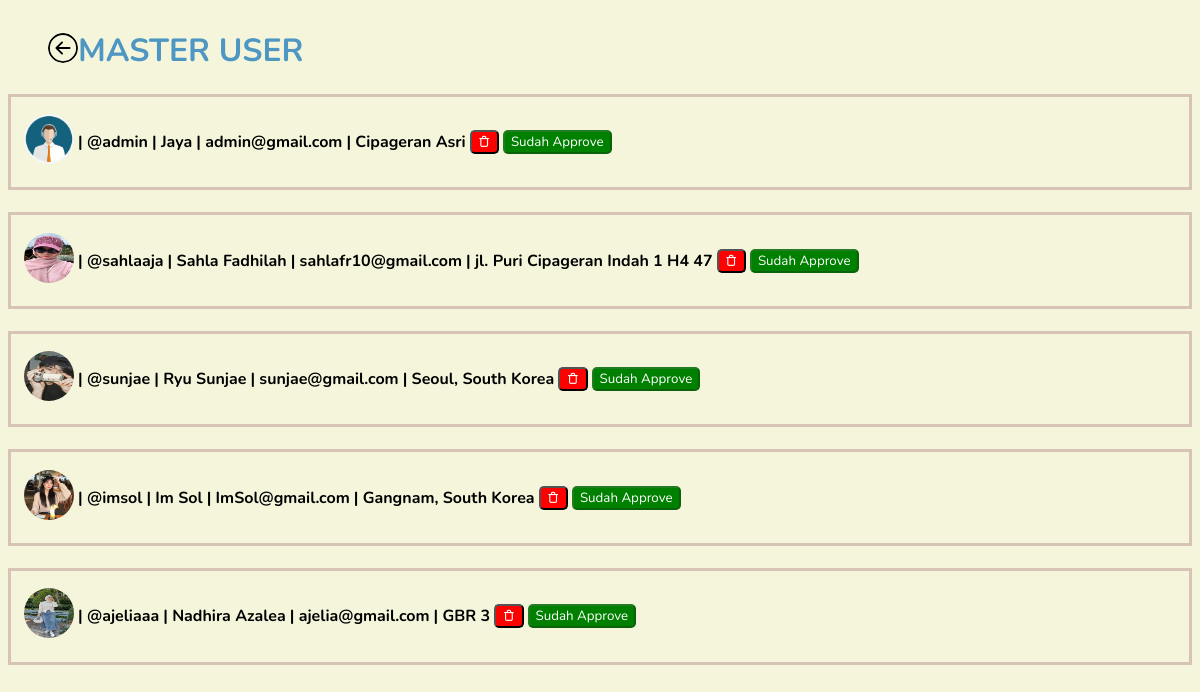
Before: /master_user.php with the older database file.
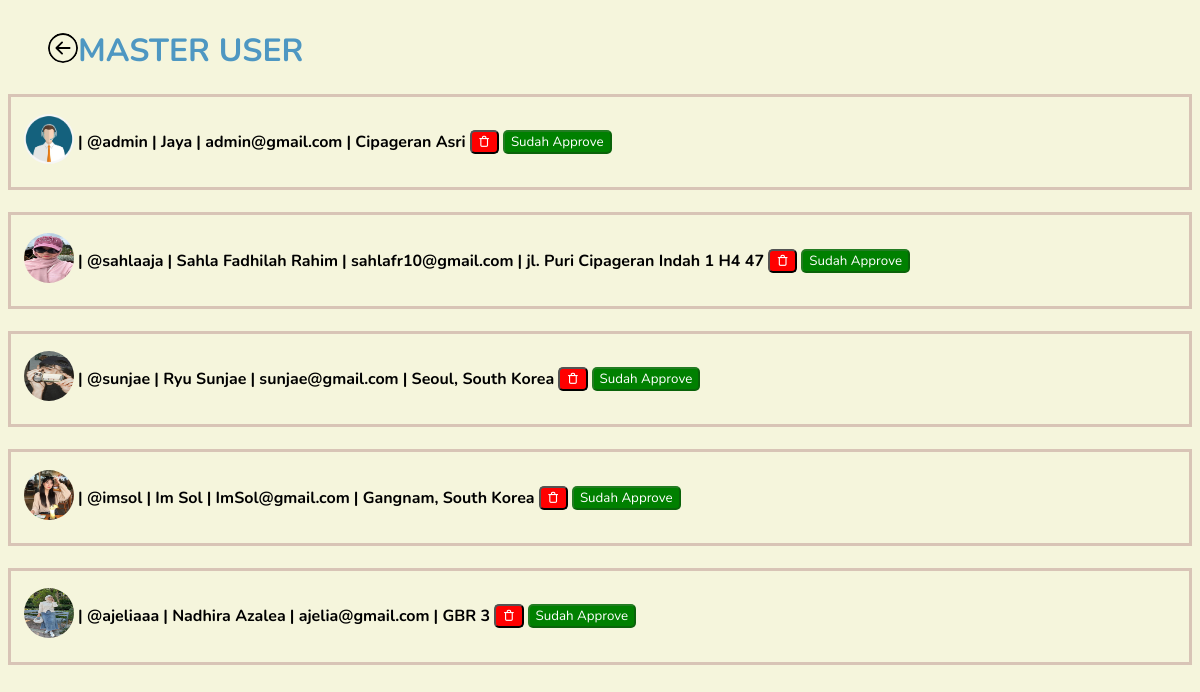
After: the same page with the newer database file.
### tables this page shows
CREATE TABLE `user` (
  `user_id` int(11) NOT NULL,
  `role_id` int(11) NOT NULL,
  `username` varchar(255) NOT NULL,
  `password` varchar(255) NOT NULL,
  `email` varchar(255) NOT NULL,
  `name` varchar(255) NOT NULL,
  `alamat` text NOT NULL,
  `foto_profil` varchar(255) NOT NULL,
  `verifikasi` int(11) NOT NULL
);

### master_user.php (the view, shortened to what this page needs)
<?php
include "connection.php";
$query = mysqli_query($conn, "SELECT * FROM `user` INNER JOIN `role` ON `user`.`role_id` = `role`.`role_id`");
?>
<!DOCTYPE html>
<html lang="en">
<head>
    <link rel="stylesheet" href="asset.css">
    <link rel="stylesheet" href="https://unicons.iconscout.com/release/v4.0.8/css/line.css">
</head>
<body>
    <div class="header">
<a href="dashboard.php" style="margin-left: 20px;"><img src="Asset/img/left.svg" class="left"></a>
    <h1 style="color: #4e97c2;">MASTER USER</h1>
    </div>
        <?php
        while ($row = mysqli_fetch_assoc($query)):
        ?>
            <div class="user">
                <table style="white-space: nowrap;">
                    <tr>
                        <td><img src="Asset/img/<?php echo $row['foto_profil'] ?>" alt=""></td>
                        <td>
                            <h4> | @<?php echo $row['username'] ?></h4>
                        </td>
                        <td>
                            <h4> | <?php echo $row['name'] ?></h4>
                        </td>
                        <td>
                            <h4> | <?php echo $row['email'] ?></h4>
                        </td>
                        <td>
                            <h4> | <?php echo $row['alamat'] ?></h4>
                        </td>
                        <td><a href="delete_user.php?id=<?php echo $row['user_id'] ?>" onclick="return confirm('Apakah anda yakin akan menghapus user ini?')"><button style="background-color: red; border-radius:5px;"><i class="uil uil-trash" title="delete" style="color: white;"></i></button></a></td>
                        <?php if ($row['verifikasi'] == 1) { ?>
                            <td><a href="approve.php?id=<?php echo $row['user_id'] ?>" onclick="return confirm('Apakah anda akan membatalkan verifikasi user ini?')"><button style="background-color: green;border-radius:5px;color:white;" disabled>Sudah Approve</button></a></td>
                        <?php } else { ?>
                            <td><a href="approve.php?id=<?php echo $row['user_id'] ?>" onclick="return confirm('Apakah anda akan memverifikasi user ini?')"><button style="background-color: #4e97c2;border-radius:5px;color:white;">Belum Approve</button></a></td>
                        <?php } ?>
                    </tr>
                </table>
            </div>
            <br>
        <?php endwhile; ?>
</body>
</html>

Changed rows visible on the page:
changed user "sahlaaja": name "Sahla Fadhilah" → "Sahla Fadhilah Rahim"
